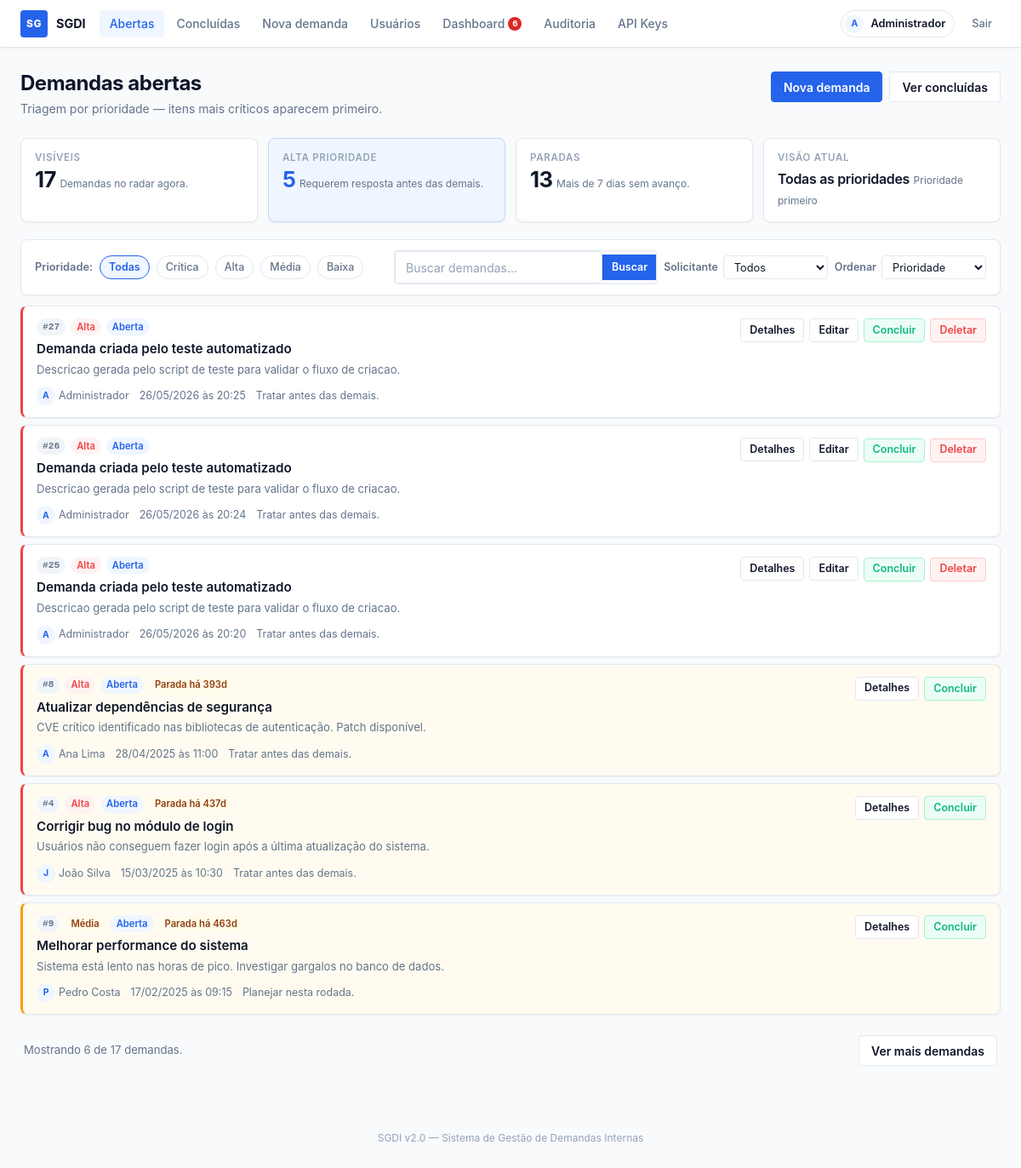
/demandas (signed in), run on the app's committed database.
### tables this page shows
CREATE TABLE demandas (
            id INTEGER PRIMARY KEY AUTOINCREMENT,
            titulo TEXT NOT NULL,
            descricao TEXT NOT NULL,
            solicitante TEXT NOT NULL,
            usuario_id INTEGER NOT NULL REFERENCES usuarios(id),
            prioridade TEXT NOT NULL DEFAULT 'Média',
            status TEXT NOT NULL DEFAULT 'Aberta',
            data_criacao TEXT NOT NULL,
            data_prevista TEXT,
            data_conclusao TEXT
        , responsavel_id INTEGER REFERENCES usuarios(id));

### app.py (the view)
@app.route("/demandas")
@login_required
def index():
    contexto = build_demand_context(
        STATUS_ABERTA,
        filtro_prioridade=request.args.get("prioridade", "").strip(),
        filtro_usuario_id=request.args.get("usuario_id", "").strip() or None,
        ordenacao=request.args.get("ordenacao", "prioridade"),
    )
    contexto["rota_listagem"] = "index"
    return render_template("index.html", **contexto)

### app.py (called while the page is built)
def login_required(f):
    @wraps(f)
    def decorated(*args, **kwargs):
        if "usuario_id" not in session:
            flash("Faça login para continuar.")
            return redirect(url_for("login"))
        return f(*args, **kwargs)
    return decorated

@app.context_processor
def inject_globals():
    if "csrf_token" not in session:
        session["csrf_token"] = secrets.token_hex(32)
    return {
        "csrf_token": session["csrf_token"],
        "usuario_logado": {
            "id": session.get("usuario_id"),
            "nome": session.get("usuario_nome"),
            "username": session.get("usuario_username"),
        } if "usuario_id" in session else None,
    }

def get_db():
    return get_db_connection()

@app.template_filter("priority_slug")
def priority_slug(value):
    return PRIORIDADE_SLUGS.get(value, "neutra")

@app.template_filter("display_datetime")
def display_datetime(value):
    try:
        return datetime.strptime(value, "%Y-%m-%d %H:%M:%S").strftime("%d/%m/%Y às %H:%M")
    except (TypeError, ValueError):
        return value or ""

def normalize_priority(prioridade):
    return prioridade if prioridade in PRIORIDADES else ""

def normalize_order(ordenacao):
    return ordenacao if ordenacao in ORDENACOES else "prioridade"

def enrich_demands(demandas):
    agora = datetime.now()
    resultado = []
    for demanda in demandas:
        d = dict(demanda)
        try:
            data_criacao = datetime.strptime(d["data_criacao"], "%Y-%m-%d %H:%M:%S")
            dias_parada = (agora - data_criacao).days
        except (ValueError, TypeError):
            dias_parada = 0
        d["dias_parada"] = dias_parada
        d["alerta_parada"] = d.get("status") == STATUS_ABERTA and dias_parada >= DIAS_ALERTA_PARADA
        resultado.append(d)
    return resultado

def build_summary(demandas, filtro_prioridade, ordenacao):
    contagem = {p: 0 for p in PRIORIDADES}
    for d in demandas:
        if d.get("prioridade") in contagem:
            contagem[d["prioridade"]] += 1
    return {
        "total": len(demandas),
        "alta": contagem[PRIORIDADES[0]],
        "media": contagem[PRIORIDADES[1]],
        "baixa": contagem[PRIORIDADES[2]],
        "alertas": sum(1 for d in demandas if d.get("alerta_parada")),
        "filtro_label": filtro_prioridade or "Todas as prioridades",
        "ordenacao_label": ORDENACAO_LABELS[ordenacao],
    }

### templates/index.html (shortened to what this page needs)
{% extends "base.html" %}
{% block content %}
<div class="page-header">
    <div>
        <h1>Demandas abertas</h1>
        <p class="page-header__sub">Triagem por prioridade — itens mais críticos aparecem primeiro.</p>
    </div>
    <div class="page-header__actions">
        <a href="{{ url_for('nova_demanda') }}" class="btn btn--primary">Nova demanda</a>
        <a href="{{ url_for('concluidas') }}" class="btn btn--secondary">Ver concluídas</a>
    </div>
</div>
<div class="stats-bar">
    <div class="stat-card">
        <p class="stat-card__label">Visíveis</p>
        <strong class="stat-card__value" data-summary-total>{{ resumo.total }}</strong>
        <span class="stat-card__hint">Demandas no radar agora.</span>
    </div>
    <div class="stat-card stat-card--accent">
        <p class="stat-card__label">Alta prioridade</p>
        <strong class="stat-card__value" data-summary-high>{{ resumo.alta }}</strong>
        <span class="stat-card__hint">Requerem resposta antes das demais.</span>
    </div>
    <div class="stat-card">
        <p class="stat-card__label">Paradas</p>
        <strong class="stat-card__value" data-summary-alerts>{{ resumo.alertas }}</strong>
        <span class="stat-card__hint">Mais de 7 dias sem avanço.</span>
    </div>
    <div class="stat-card">
        <p class="stat-card__label">Visão atual</p>
        <strong class="stat-card__value stat-card__value--sm" data-summary-view>{{ resumo.filtro_label }}</strong>
        <span class="stat-card__hint" data-summary-order>{{ resumo.ordenacao_label }}</span>
    </div>
</div>
<section data-demand-module>
<div class="toolbar">
    <div class="toolbar__left">
        <span class="toolbar__label">Prioridade:</span>
        <a
            href="{{ url_for(rota_listagem, prioridade=None, usuario_id=filtro_usuario_id or None, ordenacao=ordenacao_atual, q=termo_busca or None) }}"
            class="filter-pill {% if not filtro_atual %}is-active{% endif %}"
            data-priority-filter=""
            aria-pressed="{% if not filtro_atual %}true{% else %}false{% endif %}"
        >
            Todas
        </a>
        {% for prioridade in prioridades %}
            <a
                href="{{ url_for(rota_listagem, prioridade=prioridade, usuario_id=filtro_usuario_id or None, ordenacao=ordenacao_atual, q=termo_busca or None) }}"
                class="filter-pill priority-{{ prioridade|priority_slug }} {% if filtro_atual == prioridade %}is-active{% endif %}"
                data-priority-filter="{{ prioridade|priority_slug }}"
                aria-pressed="{% if filtro_atual == prioridade %}true{% else %}false{% endif %}"
            >
                {{ prioridade }}
            </a>
        {% endfor %}
    </div>
    <div class="toolbar__right">
        <form action="{{ url_for('buscar') }}" method="GET" data-search-form>
            <div class="search-field">
                <input
                    type="text"
                    name="q"
                    placeholder="Buscar demandas..."
                    value="{{ termo_busca|default('') }}"
                    aria-label="Buscar demandas abertas"
                >
                <button type="submit">Buscar</button>
            </div>
        </form>
        <form method="GET" action="{{ url_for('index') }}">
            <div class="toolbar-select">
                <label for="usuario_id">Solicitante</label>
                <select name="usuario_id" id="usuario_id" onchange="this.form.submit()">
                    <option value="">Todos</option>
                </select>
            </div>
        </form>
        <form method="GET" action="{{ url_for(rota_listagem) }}">
            <div class="toolbar-select">
                <label for="ordenacao">Ordenar</label>
                <select name="ordenacao" id="ordenacao" data-sort-control>
                    <option value="prioridade" {% if ordenacao_atual == 'prioridade' %}selected{% endif %}>Prioridade</option>
                </select>
            </div>
        </form>
    </div>
</div>
<div
    class="demand-list"
    data-demand-list
    data-current-filter="{{ (filtro_atual|priority_slug) if filtro_atual else '' }}"
    data-current-order="{{ ordenacao_atual }}"
    data-batch-size="6"
>
    {% if demandas %}
        {% for demanda in demandas %}
            <article
                class="demand-card priority-{{ demanda['prioridade']|priority_slug }}{% if demanda.alerta_parada %} is-stalled{% endif %}"
                data-demand-card
                data-priority="{{ demanda['prioridade']|priority_slug }}"
                data-created="{{ demanda['data_criacao'] }}"
                data-alert="{% if demanda.alerta_parada %}true{% else %}false{% endif %}"
            >
                <div class="demand-card__body">
                    <div class="demand-card__top">
                        <div class="demand-card__headline">
                            <div class="chip-row">
                                <span class="chip chip--id">#{{ demanda['id'] }}</span>
                                <span class="chip chip--{{ demanda['prioridade']|priority_slug }}">{{ demanda['prioridade'] }}</span>
                                <span class="chip chip--open">Aberta</span>
                                {% if demanda.alerta_parada %}
                                    <span class="chip chip--stalled">Parada há {{ demanda.dias_parada }}d</span>
                                {% endif %}
                            </div>
                            <h3 class="demand-card__title">
                                <a href="{{ url_for('detalhes', id=demanda['id']) }}">{{ demanda['titulo'] }}</a>
                            </h3>
                            <p class="demand-card__desc">
                                {{ demanda['descricao'][:180] }}{% if demanda['descricao']|length > 180 %}…{% endif %}
                            </p>
                        </div>
                        <div class="demand-card__actions">
                            <a href="{{ url_for('detalhes', id=demanda['id']) }}" class="btn btn--secondary btn--sm">Detalhes</a>
                            {% if usuario_logado.id == demanda['usuario_id'] %}
                                <a href="{{ url_for('editar', id=demanda['id']) }}" class="btn btn--secondary btn--sm">Editar</a>
                            {% endif %}
                            <form method="POST" action="{{ url_for('concluir', id=demanda['id']) }}">
                                <button type="submit" class="btn btn--soft btn--sm">Concluir</button>
                            </form>
                            {% if usuario_logado.id == demanda['usuario_id'] %}
                                <form method="POST" action="{{ url_for('deletar', id=demanda['id']) }}" onsubmit="return confirm('Deletar esta demanda?');">
                                    <button type="submit" class="btn btn--danger btn--sm">Deletar</button>
                                </form>
                            {% endif %}
                        </div>
                    </div>
                    <div class="demand-card__meta">
                        <span class="demand-card__meta-item">
                            <span class="avatar avatar--sm">{{ demanda['solicitante'][0] }}</span>
                            {{ demanda['solicitante'] }}
                        </span>
                        <span class="demand-card__meta-item">{{ demanda['data_criacao']|display_datetime }}</span>
                        <span class="demand-card__meta-item">
                            {% if demanda['prioridade']|priority_slug == 'alta' %}Tratar antes das demais.
                            {% elif demanda['prioridade']|priority_slug == 'media' %}Planejar nesta rodada.
                            {% else %}Encaixar no fluxo.{% endif %}
                        </span>
                    </div>
                </div>
            </article>
        {% endfor %}
    {% else %}
        <div class="empty-state">
            <h3>Nenhuma demanda encontrada.</h3>
            <p>Limpe o filtro ou registre uma nova demanda para manter o fluxo atualizado.</p>
            <a href="{{ url_for('index') }}" class="btn btn--primary">Ver todas as abertas</a>
        </div>
    {% endif %}
</div>
<div class="pagination-bar" data-load-more-area hidden>
    <p data-load-more-status></p>
    <button type="button" class="btn btn--secondary" data-load-more>Ver mais demandas</button>
</div>
</section>
{% endblock %}

### templates/base.html (shortened to what this page needs)
<!DOCTYPE html>
<html lang="pt-BR">
<head>
    <link rel="stylesheet" href="{{ url_for('static', filename='style.css') }}">
</head>
<body>
    <nav class="navbar">
        <div class="navbar__inner">
            <a href="{{ url_for('dashboard') }}" class="navbar__brand">
                <span class="navbar__logo">SG</span>
                <span class="navbar__name">SGDI</span>
            </a>
            <div class="navbar__links">
                <a href="{{ url_for('index') }}"
                   class="navbar__link {% if request.endpoint in ['index', 'buscar'] %}is-active{% endif %}">
                    Abertas
                </a>
                <a href="{{ url_for('concluidas') }}"
                   class="navbar__link {% if request.endpoint == 'concluidas' %}is-active{% endif %}">
                    Concluídas
                </a>
                <a href="{{ url_for('nova_demanda') }}"
                   class="navbar__link {% if request.endpoint == 'nova_demanda' %}is-active{% endif %}">
                    Nova demanda
                </a>
                <a href="{{ url_for('usuarios') }}"
                   class="navbar__link {% if request.endpoint == 'usuarios' %}is-active{% endif %}">
                    Usuários
                </a>
                <a href="{{ url_for('dashboard') }}"
                   class="navbar__link {% if request.endpoint == 'dashboard' %}is-active{% endif %}">
                    Dashboard
                    <span class="nav-alert-badge" id="nav-alert-badge" style="display:none"></span>
                </a>
                <a href="{{ url_for('auditoria') }}"
                   class="navbar__link {% if request.endpoint in ['auditoria','auditoria_export'] %}is-active{% endif %}"
                   title="Auditoria e Logs">
                    Auditoria
                </a>
                <a href="{{ url_for('api_keys') }}"
                   class="navbar__link {% if request.endpoint == 'api_keys' %}is-active{% endif %}">
                    API Keys
                </a>
            </div>
            <div class="navbar__end">
                {% if usuario_logado %}
                    <div class="navbar__user">
                        <span class="avatar avatar--sm">{{ usuario_logado.nome[0] }}</span>
                        <span class="navbar__user-name">{{ usuario_logado.nome }}</span>
                    </div>
                    <form method="POST" action="{{ url_for('logout') }}">
                        <button type="submit" class="navbar__logout">Sair</button>
                    </form>
                {% endif %}
            </div>
        </div>
    </nav>
    <main class="container">
        {% block content %}{% endblock %}
    </main>
    <footer class="app-footer">
        <p>SGDI v2.0 — Sistema de Gestão de Demandas Internas</p>
    </footer>
</body>
</html>

### data on the page
demandas: id "27", prioridade "Alta", titulo "Demanda criada pelo teste automatizado", descricao "Descricao gerada pelo script de teste para validar o fluxo de criacao.", solicitante "A", solicitante "Administrador", data_criacao|display_datetime "26/05/2026 às 20:25", shows "Tratar antes das demais."
demandas: id "26", prioridade "Alta", titulo "Demanda criada pelo teste automatizado", descricao "Descricao gerada pelo script de teste para validar o fluxo de criacao.", solicitante "A", solicitante "Administrador", data_criacao|display_datetime "26/05/2026 às 20:24", shows "Tratar antes das demais."
demandas: id "25", prioridade "Alta", titulo "Demanda criada pelo teste automatizado", descricao "Descricao gerada pelo script de teste para validar o fluxo de criacao.", solicitante "A", solicitante "Administrador", data_criacao|display_datetime "26/05/2026 às 20:20", shows "Tratar antes das demais."
demandas: id "8", prioridade "Alta", dias_parada "393", titulo "Atualizar dependências de segurança", descricao "CVE crítico identificado nas bibliotecas de autenticação. Patch disponível.", solicitante "A", solicitante "Ana Lima", data_criacao|display_datetime "28/04/2025 às 11:00", shows "Tratar antes das demais."
demandas: id "4", prioridade "Alta", dias_parada "437", titulo "Corrigir bug no módulo de login", descricao "Usuários não conseguem fazer login após a última atualização do sistema.", solicitante "J", solicitante "João Silva", data_criacao|display_datetime "15/03/2025 às 10:30", shows "Tratar antes das demais."
demandas: id "9", prioridade "Média", dias_parada "463", titulo "Melhorar performance do sistema", descricao "Sistema está lento nas horas de pico. Investigar gargalos no banco de dados.", solicitante "P", solicitante "Pedro Costa", data_criacao|display_datetime "17/02/2025 às 09:15", shows "Planejar nesta rodada."

### other printed values
{{ usuario_logado.nome[0] }} "A"
{{ usuario_logado.nome }} "Administrador"
{{ resumo.total }} "17"
{{ resumo.alta }} "5"
{{ resumo.alertas }} "13"
{{ prioridade }} "Crítica" "Alta" "Média" "Baixa"
